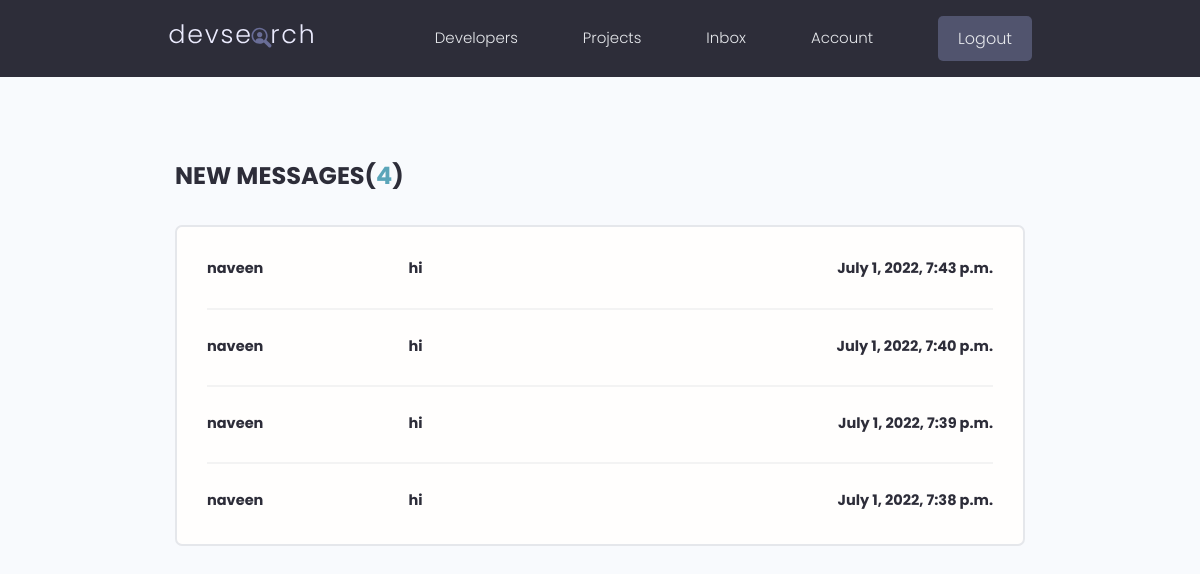
Screenshot of /inbox/ (signed in) with the database file from the repository.
### users/models.py (models this page shows, shortened)
class Message(models.Model):
    sender = models.ForeignKey(Profile, on_delete=models.SET_NULL, null=True, blank=True)
    recipient = models.ForeignKey(Profile, on_delete=models.SET_NULL, null=True, blank=True, related_name="messages")
    name = models.CharField(max_length=200, null=True, blank=True)
    email = models.EmailField(max_length=200, null=True, blank=True)
    subject = models.CharField(max_length=200, null=True, blank=True)
    body = models.TextField()
    is_read = models.BooleanField(default=False, null=True)
    created = models.DateTimeField(auto_now_add=True)
    id = models.UUIDField(default=uuid.uuid4, unique=True, primary_key=True, editable=False)
    class Meta:
        ordering = ['is_read', '-created']

### users/views.py (the view)
# urls.py: path('inbox/', views.inbox, name="inbox"),
@login_required(login_url='login')
def inbox(request):
    profile = request.user.profile
    messageRequests = profile.messages.all()
    unreadCount = messageRequests.filter(is_read=False).count()
    context = {'messageRequests': messageRequests, 'unreadCount': unreadCount}
    return render(request, 'users/inbox.html', context)

### users/templates/users/inbox.html
{% extends 'main.html' %} {% block content %}
<main class="inbox my-xl">
  <div class="content-box">
    <h3 class="inbox__title">New Messages(<span>{{unreadCount}}</span>)</h3>
    <ul class="messages">
      {% for message in messageRequests %}
      {% if message.is_read == False %}
      <li class="message message--unread">
        {% else %}
        <li class="message">
      {% endif %}
        <a href="{% url 'message' message.id %}">
          <span class="message__author">{{message.name}}</span>
          <span class="message__subject">{{message.subject}}</span>
          <span class="message__date">{{message.created}}</span>
        </a>
      </li>
      {% endfor %}
    </ul>
  </div>
</main>
{% endblock content %}

### static/styles/app.css (style rules this page uses)
:root { --color-sub: #2d2d39; }
.content-box { width: 95%; max-width: 85rem; margin: 0 auto; }
.inbox { height: 90vh; }
.inbox__title, .inbox__title span { font-size: 2.4rem; font-weight: 700; color: var(--color-sub); text-transform: uppercase; text-align: left; margin-bottom: 3rem; }
.inbox__title span { color: var(--color-main); }
.messages { list-style: none; background: var(--color-white); padding: 0.5rem 3rem; border: 2px solid var(--color-light); border-radius: 0.7rem; }
.message { padding: 2.5rem 0; }
.message > a span { font-size: 1.45rem; font-weight: 500; }
.message.message--unread a span { font-weight: 700; color: var(--color-sub); }
.message:not(:last-child) { border-bottom: 2px solid var(--color-white-light); }
.message > a { display: flex; gap: 1rem; }
.message__author, .message__date { flex-basis: 25%; }
.message__subject { flex-basis: 50%; }
.message__date { text-align: right; }

### static/uikit/styles/modules/_variables.css (style rules this page uses)
:root { --color-main: #5aa5b9; --color-main-light: #e6faff; --color-sub: #3f4156; --color-sub-light: #51546e; --color-sub-lighter: #ededfd; --color-text: #737373; --color-gray: #8b8b8b; --color-light: #e5e7eb; --color-light-gray: #767676; --color-bg: #f8fafd; --color-white: #fffefd; --color-white-light: #f3f3f3; --color-success: #359e64; --color-success-bg: #def8e8; --color-error: #fc4b0b; --color-error-bg: #fff2ee; --font-base: 'Poppins', arial, helvetica, 'Segoe UI', roboto, ubuntu, sans-serif; --font-monospace: 'Fira Code', 'Courier New', courier, monospace; --font-regular: 300; --font-medium: 500; --font-bold: 700; --generic-shadow: 1px 1px 5px #00000010; --generic-transition: all 0.3s ease-in-out; }

### static/uikit/styles/modules/_base.css (style rules this page uses)
* { margin: 0; padding: 0; box-sizing: border-box; text-rendering: optimizeLegibility; color: inherit; font-size: inherit; }
html { font-size: 50%; }
@media only screen and (min-width: 480px) { html { font-size: 56.25%; } }
@media only screen and (min-width: 1200px) { html { font-size: 62.5%; } }
body { line-height: 1.6; font-weight: 400; font-size: 1.5rem; color: var(--color-text); background-color: var(--color-bg); min-height: 100vh; }

### static/uikit/styles/modules/_typography.css (style rules this page uses)
* { font-family: var(--font-base); }
h3 { font-size: 3.2rem; font-weight: var(--font-medium); }
p, span, strong { font-size: 1.6rem; color: var(--color-text); font-weight: var(--font-regular); }
a { padding-bottom: 2px; text-decoration: none; display: inline-block; color: var(--color-main); font-weight: var(--font-medium); }

### static/uikit/styles/modules/_utilities.css (style rules this page uses)
.my-xl { margin: 8rem auto; }

### rows the page displays
Message: name "naveen", subject "hi", created "July 1, 2022, 7:43 p.m."
Message: name "naveen", subject "hi", created "July 1, 2022, 7:40 p.m."
Message: name "naveen", subject "hi", created "July 1, 2022, 7:39 p.m."
Message: name "naveen", subject "hi", created "July 1, 2022, 7:38 p.m."

### other values shown
{{ unreadCount }} "4"
